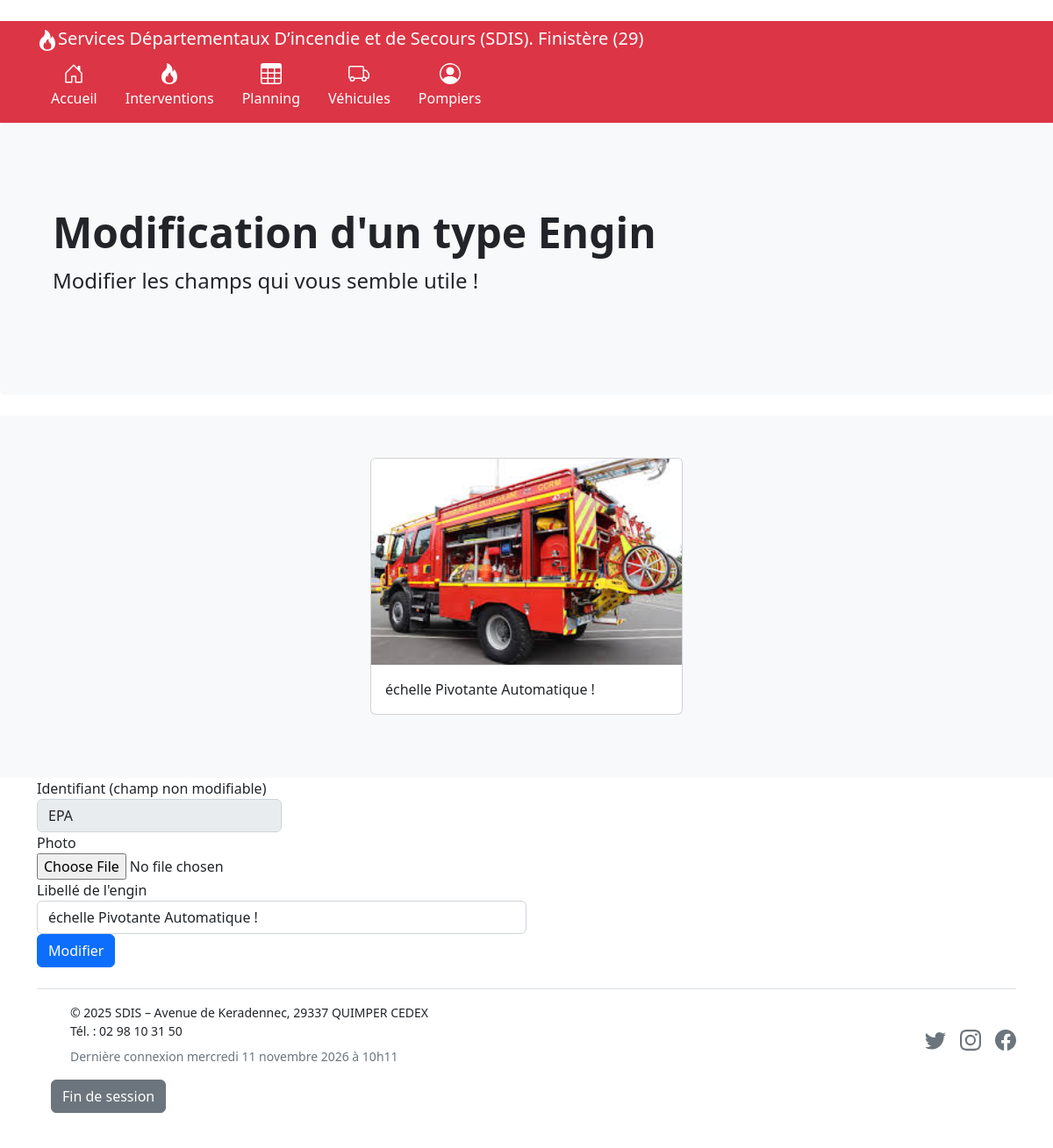
Page /ModifTypeEngin.php?id=EPA (signed in) on the committed database.
### tables this page shows
CREATE TABLE `TypeEngin` (
  `idTypeEngin` varchar(4) NOT NULL,
  `LblEngin` varchar(45) DEFAULT NULL,
  `image` varchar(100) DEFAULT 'vehiculePompier.jpeg'
);

### ModifTypeEngin.php (the view, shortened to what this page needs)
<?php
require('include/baseDonnees.php');
if(isset($_POST['valider']))
{
  $ancienNom = $_GET['nom'];
	$LblEngin = $_POST['LblEngin'];
	$idTypeEngin =  $_GET['id'];
	$erreur = False;
  	if (isset($_FILES) && count($_FILES)>0)
  	{
	    $urlPhoto = $_FILES['image'];
	    $nom_fichier = $urlPhoto['name'];
	    if (strlen($nom_fichier)==0)
	    {
	      $nom_fichier="user.png";
	    }
  	}
  	else
  	{
  		$erreur = True;
  	}
	if (!isset($idTypeEngin) || strlen($idTypeEngin)>4)
	{
		$erreur = True;
	}
	if (!isset($LblEngin) || strlen($LblEngin)<3 || strlen($LblEngin)>45 || !is_string($LblEngin))
	{
		$erreur = True;
	}
	if( ! $erreur )
	{
		$req = $db->prepare('UPDATE DSC.TypeEngin SET LblEngin=:mLblEngin, image=:mimage WHERE idTypeEngin=:midTypeEngin');
		$req->bindParam(':midTypeEngin', $idTypeEngin, PDO::PARAM_STR);
		$req->bindParam(':mLblEngin', $LblEngin, PDO::PARAM_STR);
		$req->bindParam(':mimage',  $nom_fichier, PDO::PARAM_STR);
		try
		{
			$req->execute();
			unlink("images/".$ancienNom);
			move_uploaded_file($urlPhoto['tmp_name'],'images/'.$nom_fichier);
      		header('Location: GestionTypeEngin.php');
		}
		catch(PDOException $e)
		{
			if ($e->getCode()==23000)
			{
				echo "Cet id d'engin existe déjà";
			}
			else
			{
				echo $e->getMessage();
			}
		}
	}
	else
	{
		echo "On a trouvé des erreurs dans le filtrage des informations";
	}
}
else
{
  require('include/entete.php');
    echo generationEntete("Modification d'un type Engin","Modifier les champs qui vous semble utile !");
}
?>
    <main role="main">
      <div class="album py-5 bg-light">
        <div class="container">
          <div class="row justify-content-center">
          <?php
                $id=$_GET["id"];
                $leTypeEngin = "SELECT idTypeEngin, LblEngin, image FROM DSC.TypeEngin WHERE idTypeEngin='$id';";
                foreach ($db->query($leTypeEngin) as $row)
                {?>
                  <div class="col-md-4">
                    <div class="card mb-4 box-shadow">
                      <img class="card-img-top" id="photo" src="images/<?php echo $row["image"]?>" alt="Card image cap">
                      <div class="card-body">
                        <p class="card-text"> <?php echo ucwords($row["LblEngin"])?> </p>
                      </div>
                    </div>
                  </div>
                <?php }
          ?>
          </div>
        </div>
      </div>
    </main>
    <div class="container">
    <form method="post" action="ModifTypeEngin.php?nom=<?php echo ($row["image"])?>&id=<?php echo($row["idTypeEngin"])?>" id="form" enctype="multipart/form-data" novalidate>
        <div class="form-row">
          <div class="form-control-group col-md-3">
            <label for="idTypeEngin">Identifiant  (champ non modifiable)</label>
            <input pattern="[A-Z]{2,4}" disabled="disabled" class="form-control" value="<?php echo ($row["idTypeEngin"])?>" name="idTypeEngin" id="idTypeEngin" placeholder="Ex : EPA" required>
          </div>
        </div>
        <div class="form-row">
          <div class="form-group col-md-3">
            <label for="image">Photo</label>
            <input type="file" onchange="actuPhoto(this)" id="image" name="image" accept="image/jpeg, image/png, image/gif">
          </div>
        </div>
        <div class="form-row">
          <div class="form-control-group col-md-6">
            <label for="LblEngin">Libellé de l'engin</label>
            <input class="form-control" name="LblEngin" value="<?php echo ucwords($row["LblEngin"])?>" id="LblEngin" required>
          </div>
        </div>
        <div class="form-row">
          <input type="submit" value="Modifier" class="btn btn-primary" name="valider" />
        </div>
    </form>
  	</div>
<?php require('include/pied.php');?>

### include/entete.php (shortened to what this page needs)
<?php
require_once __DIR__ . '/mesFonctions.php';
?>
<!doctype html>
<html lang="fr">
  <head>
    <link
      rel="stylesheet"
      href="https://cdn.jsdelivr.net/npm/bootstrap@5.2.2/dist/css/bootstrap.min.css"
    >
    <link rel="stylesheet" href="css/styles.css">
  </head>
  <body>
    <header>
      <?php require __DIR__ . '/menu.php'; ?>
    </header>

### include/menu.php
<div class="px-3 py-2 text-bg-danger">
    <div class="container">
        <?php $nomFichier=basename($_SERVER['SCRIPT_NAME']) ?>
        <div class="bi bi-fire d-flex flex-wrap align-items-center justify-content-center justify-content-lg-start">
            <a href="index.php" class="d-flex align-items-center my-2 my-lg-0 me-lg-auto text-white text-decoration-none">
                <svg class="bi d-block mx-auto mb-1" width="24" height="24"><use xlink:href="#fire"/></svg>
                <h5>Services Départementaux D’incendie et de Secours (SDIS). Finistère (29)</h5>
            </a>
            <ul class="nav col-12 col-lg-auto my-2 justify-content-center my-md-0 text-small">
                <li>
                    <a href="index.php" class="nav-link <?php if ($nomFichier==="index.php") { echo 'text-dark'; } else {echo 'text-white';}?>">
                        <svg class="bi d-block mx-auto mb-1" width="24" height="24"><use xlink:href="#home"/></svg>
                        Accueil
                    </a>
                </li>
                <li>
                    <a href="#" class="nav-link text-white">
                        <svg class="bi d-block mx-auto mb-1" width="24" height="24"><use xlink:href="#fire"/></svg>
                        Interventions
                    </a>
                </li>
                <li>
                    <a href="#" class="nav-link text-white">
                        <svg class="bi d-block mx-auto mb-1" width="24" height="24"><use xlink:href="#table"/></svg>
                        Planning
                    </a>
                </li>
                <li>
                    <a href="lesVehicules.php" class="nav-link <?php if ($nomFichier==="lesVehicules.php") { echo 'text-dark'; } else {echo 'text-white';}?>">
                        <svg class="bi d-block mx-auto mb-1" width="24" height="24"><use xlink:href="#vehicule"/></svg>
                        Véhicules
                    </a>
                </li>
                <li>
                    <a href="lesPompiers.php" class="nav-link <?php if ($nomFichier==="lesPompiers.php") { echo 'text-dark'; } else {echo 'text-white';}?>">
                        <svg class="bi d-block mx-auto mb-1" width="24" height="24"><use xlink:href="#people-circle"/></svg>
                        Pompiers
                    </a>
                </li>
            </ul>
        </div>
    </div>
</div>

### include/mesFonctions.php (shortened to what this page needs)
<?php
function generationEntete(string $titre, string $sous_titre): string
{
  return '
    <div class="p-5 mb-4 bg-light rounded-2">
      <div class="container-fluid py-5">
        <h1 class="display-5 fw-bold">'.  $titre .'</h1>
        <p class="col-md-8 fs-4">'. $sous_titre. '</p>
      </div>
    </div>';
}

### include/pied.php (shortened to what this page needs)
<?php
$lastVisit = $_COOKIE['visite'] ?? 'Première visite enregistrée';
?>
<div class="container">
  <footer class="d-flex flex-wrap justify-content-between align-items-center py-3 my-4 border-top">
    <div class="col-md-8 d-flex align-items-center">
      <a href="/" class="mb-3 me-2 mb-md-0 text-muted text-decoration-none lh-1">
        <svg class="bi" width="30" height="24" aria-hidden="true">
          <use xlink:href="#bootstrap"></use>
        </svg>
      </a>
      <div>
        <p class="mb-0"><small>&copy; 2025 SDIS – Avenue de Keradennec, 29337 QUIMPER CEDEX</small></p>
        <p class="mb-0"><small>Tél. : 02 98 10 31 50</small></p>
        <p class="mt-2 text-muted">
          <small> <?= htmlspecialchars($lastVisit, ENT_QUOTES, 'UTF-8') ?></small>
        </p>
      </div>
    </div>
    <ul class="nav col-md-4 justify-content-end list-unstyled d-flex mb-0">
      <li class="ms-3">
        <a class="text-muted" href="#" aria-label="Twitter">
          <svg class="bi" width="24" height="24"><use xlink:href="#twitter"></use></svg>
        </a>
      </li>
      <li class="ms-3">
        <a class="text-muted" href="#" aria-label="Instagram">
          <svg class="bi" width="24" height="24"><use xlink:href="#instagram"></use></svg>
        </a>
      </li>
      <li class="ms-3">
        <a class="text-muted" href="#" aria-label="Facebook">
          <svg class="bi" width="24" height="24"><use xlink:href="#facebook"></use></svg>
        </a>
      </li>
    </ul>
    <?php if (!empty($_SESSION['login']) && $_SESSION['login'] === true) : ?>
    <a href="deconnexion.php" class="btn btn-secondary ms-3">Fin de session</a>
    <?php endif; ?>
  </footer>
</div>
  </body>
</html>

### css/styles.css (style rules this page uses)
.bi { vertical-align: -.125em; fill: currentColor; }
.card-img-top { width: 100%; height: 100%; object-fit: cover; object-position: center; }

### rows in the picture
typeengin: image (picture), LblEngin "échelle Pivotante Automatique !", idTypeEngin "EPA"

### other values in the picture
$titre "Modification d'un type Engin"
$sous_titre "Modifier les champs qui vous semble utile !"
$lastVisit "Dernière connexion mercredi 11 novembre 2026 à 10h11"
